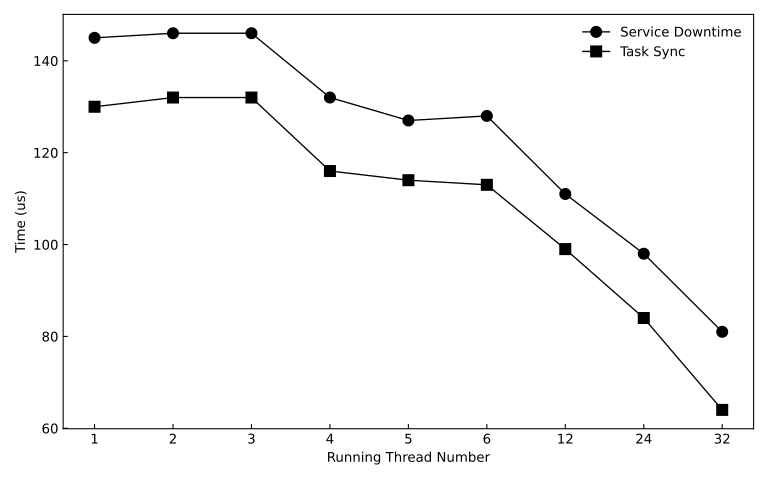

Source code (Python):
import matplotlib.pyplot as plt
import matplot2tikz
# import seaborn as sns

core_nums = [1, 2, 3, 4, 5, 6, 12, 24, 32]
x_positions = range(len(core_nums))


task_sync_time   =    [130,132,132,116,114,113,99,84,64]
stop_machine_time    = [145,146,146,132,127,128,111,98,81]

plt.figure(figsize=(8, 5))


plt.plot(x_positions, stop_machine_time,
         label='Service Downtime',
         color='black',
         marker='o',         # 圆形标记
         fillstyle='full',   # 实心标记
         linewidth=1,
         markersize=8)


# 1) Task Sync - 实心方块
plt.plot(x_positions, task_sync_time,
         label='Task Sync',
         color='black',
         marker='s',         # 方形标记
         fillstyle='full',   # 实心标记
         linewidth=1,
         markersize=8)


plt.xlabel("Running Thread Number", color='black')
plt.ylabel("Time (us)", color='black')
# plt.title("The Scalability of PlugSched", color='black')
plt.xticks(x_positions, core_nums)
# plt.yticks([50,100,150,200])


plt.legend(frameon=False)

plt.grid(False)

ax = plt.gca()
for spine in ax.spines.values():
    spine.set_color('black')

ax.tick_params(axis='both', colors='black', direction='in')

plt.tight_layout()
plt.savefig("null_blk_update_task.svg", format="svg")
plt.show()
